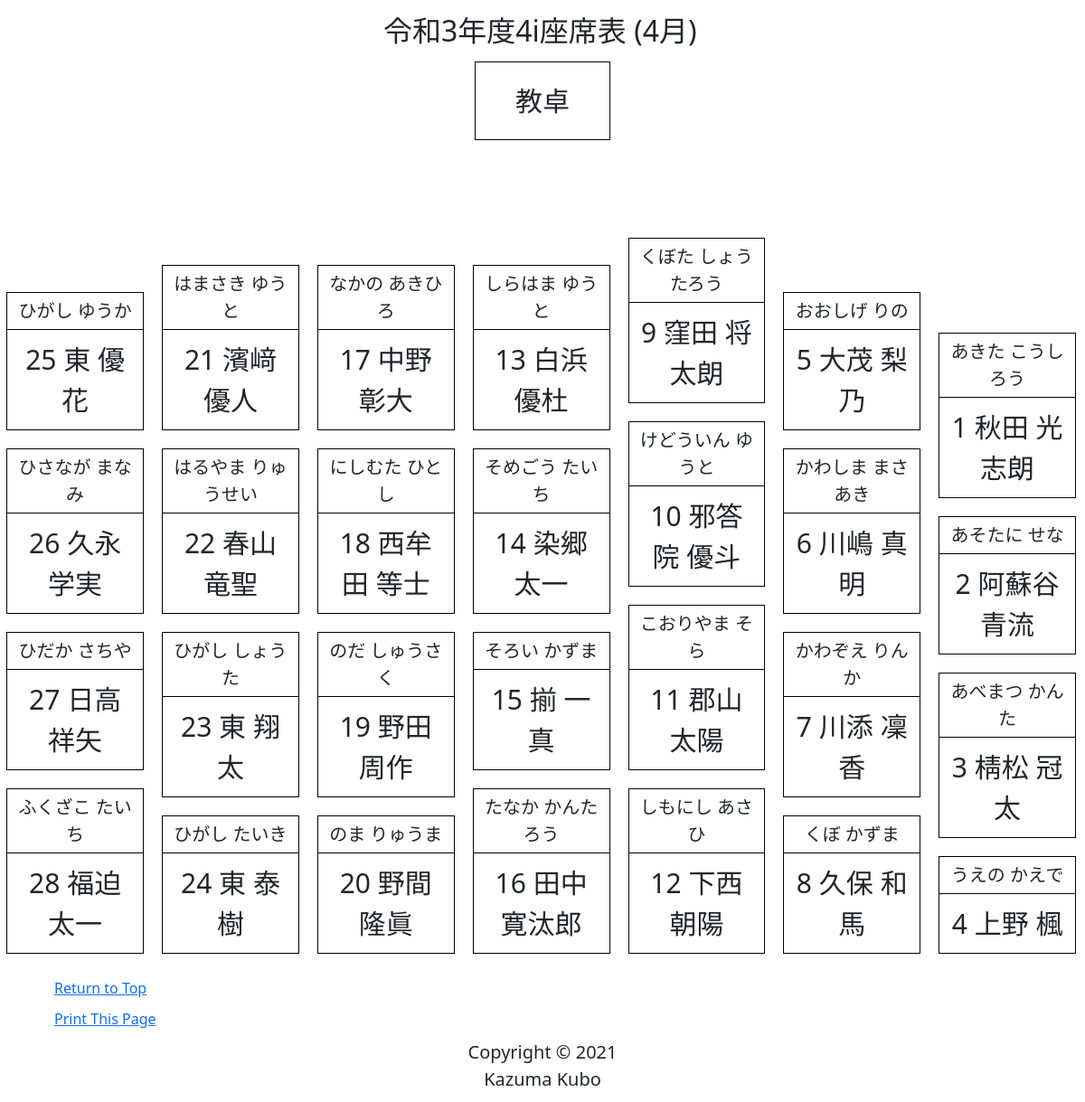
The app's page /history/3 (signed in) with its own data.
### four_information/models.py (models this page shows, shortened)
class SeatHistory(models.Model):
    seat_number = models.ForeignKey(
        'SeatManagement',
        verbose_name='座席番号',
        help_text='座席番号．',
        on_delete=models.CASCADE
    )
    h_name = models.ForeignKey(
        'NameManagement',
        verbose_name='名前',
        editable=True,
        help_text='座席履歴．過去の座席履歴の保存．編集禁止！！！！',
        on_delete=models.CASCADE,
        null=True,
        blank=False
    )
    save_date = models.DateTimeField(
        verbose_name='実行日時',
        auto_now_add=False,
    )

class NameManagement(models.Model):
    student_number = models.PositiveIntegerField(
        verbose_name='出席番号',
        primary_key=True,
        editable=True,
        unique=True,
        help_text='出席番号．ユニークな値であること．'
    )
    last_name = models.CharField(verbose_name='苗字', max_length=30)
    first_name = models.CharField(verbose_name='名前', max_length=30)
    rubi = models.CharField(verbose_name='ふりがな', max_length=60)
    active = models.BooleanField(
        verbose_name='有効化',
        default=1,
        help_text='席替えの有効化の設定．チェックをオフにすると席替えで配置されないので注意．'
    )

### four_information/views.py (the view)
# urls.py: path('history/<int:pk>', SeatHistoryView.as_view(), name='SeatHistory'),
class SeatHistoryView(LoginRequiredMixin, ListView):
    login_url = '/accounts/login/'
    model = SeatHistory
    def get_context_data(self, **kwargs):
        context = super().get_context_data(**kwargs)
        context['object_list'] = SeatHistory.objects.filter(save_date__month=self.kwargs['pk'] + 1)
        context['date'] = self.kwargs['pk'] + 1
        context['print'] = self.kwargs['pk']
        return context
    template_name = 'four_information/history.html'

### templates/four_information/history.html (shortened to what this page needs)
{% extends 'base.html' %}
{% load static %}
{% block content %}
    <p class="title">令和3年度4i座席表 ({{ date }}月)</p>
    <link rel="stylesheet" href="{% static 'style_result.css' %}">
    <div class="teacher">教卓</div>
    <ul>
        <div class="item white">
            <li class="rubi"></li>
            <li></li>
        </div>
        {% for name in object_list %}
            <div class="item">
                <li class="rubi">{{ name.h_name.rubi }}</li>
                <li>{{ name.h_name.student_number }} {{ name.h_name.last_name }} {{ name.h_name.first_name }}</li>
            </div>
        {% endfor %}
    </ul>
    <p><a href="{% url 'Main' %}">Return to Top</a></p>
    <p><a href="{% url 'PrintSeat' pk=print %}">Print This Page</a></p>
{% endblock %}

### static/style_result.css (style rules this page uses)
ul { list-style: none; display: flex; flex-wrap: wrap-reverse; flex-direction: column; height: 900px; justify-content: end; -webkit-justify-content: flex-end; align-items: center; }
.item { border: black solid 1px; width: 13%; margin: 10px; }
li { font-size: 30px; text-align: center; padding: 10px; }
.rubi { border-bottom: black solid 1px; font-size: 20px; padding: 5px; }
.white { border: none; }
.white > .rubi { border: none; }
.teacher { border: black solid 1px; width: 5em; margin: 10px auto; padding: 20px; text-align: center; font-size: 30px; }
p { width: 20%; margin: 10px 95% 10px 5%; }
.title { width: 11em; margin: 10px auto; font-size: 2em; }

### records on screen
SeatHistory: h_name.rubi "あきた こうしろう", h_name.student_number "1", h_name.last_name "秋田", h_name.first_name "光志朗"
SeatHistory: h_name.rubi "あそたに せな", h_name.student_number "2", h_name.last_name "阿蘇谷", h_name.first_name "青流"
SeatHistory: h_name.rubi "あべまつ かんた", h_name.student_number "3", h_name.last_name "棈松", h_name.first_name "冠太"
SeatHistory: h_name.rubi "うえの かえで", h_name.student_number "4", h_name.last_name "上野", h_name.first_name "楓"
SeatHistory: h_name.rubi "おおしげ りの", h_name.student_number "5", h_name.last_name "大茂", h_name.first_name "梨乃"
SeatHistory: h_name.rubi "かわしま まさあき", h_name.student_number "6", h_name.last_name "川嶋", h_name.first_name "真明"
SeatHistory: h_name.rubi "かわぞえ りんか", h_name.student_number "7", h_name.last_name "川添", h_name.first_name "凜香"
SeatHistory: h_name.rubi "くぼ かずま", h_name.student_number "8", h_name.last_name "久保", h_name.first_name "和馬"
SeatHistory: h_name.rubi "くぼた しょうたろう", h_name.student_number "9", h_name.last_name "窪田", h_name.first_name "将太朗"
SeatHistory: h_name.rubi "けどういん ゆうと", h_name.student_number "10", h_name.last_name "邪答院", h_name.first_name "優斗"
SeatHistory: h_name.rubi "こおりやま そら", h_name.student_number "11", h_name.last_name "郡山", h_name.first_name "太陽"
SeatHistory: h_name.rubi "しもにし あさひ", h_name.student_number "12", h_name.last_name "下西", h_name.first_name "朝陽"
SeatHistory: h_name.rubi "しらはま ゆうと", h_name.student_number "13", h_name.last_name "白浜", h_name.first_name "優杜"
SeatHistory: h_name.rubi "そめごう たいち", h_name.student_number "14", h_name.last_name "染郷", h_name.first_name "太一"
SeatHistory: h_name.rubi "そろい かずま", h_name.student_number "15", h_name.last_name "揃", h_name.first_name "一真"
SeatHistory: h_name.rubi "たなか かんたろう", h_name.student_number "16", h_name.last_name "田中", h_name.first_name "寛汰郎"
SeatHistory: h_name.rubi "なかの あきひろ", h_name.student_number "17", h_name.last_name "中野", h_name.first_name "彰大"
SeatHistory: h_name.rubi "にしむた ひとし", h_name.student_number "18", h_name.last_name "西牟田", h_name.first_name "等士"
SeatHistory: h_name.rubi "のだ しゅうさく", h_name.student_number "19", h_name.last_name "野田", h_name.first_name "周作"
SeatHistory: h_name.rubi "のま りゅうま", h_name.student_number "20", h_name.last_name "野間", h_name.first_name "隆眞"
SeatHistory: h_name.rubi "はまさき ゆうと", h_name.student_number "21", h_name.last_name "濱﨑", h_name.first_name "優人"
SeatHistory: h_name.rubi "はるやま りゅうせい", h_name.student_number "22", h_name.last_name "春山", h_name.first_name "竜聖"
SeatHistory: h_name.rubi "ひがし しょうた", h_name.student_number "23", h_name.last_name "東", h_name.first_name "翔太"
SeatHistory: h_name.rubi "ひがし たいき", h_name.student_number "24", h_name.last_name "東", h_name.first_name "泰樹"
SeatHistory: h_name.rubi "ひがし ゆうか", h_name.student_number "25", h_name.last_name "東", h_name.first_name "優花"
SeatHistory: h_name.rubi "ひさなが まなみ", h_name.student_number "26", h_name.last_name "久永", h_name.first_name "学実"
SeatHistory: h_name.rubi "ひだか さちや", h_name.student_number "27", h_name.last_name "日高", h_name.first_name "祥矢"
SeatHistory: h_name.rubi "ふくざこ たいち", h_name.student_number "28", h_name.last_name "福迫", h_name.first_name "太一"

### other values on screen
{{ date }} "4"
